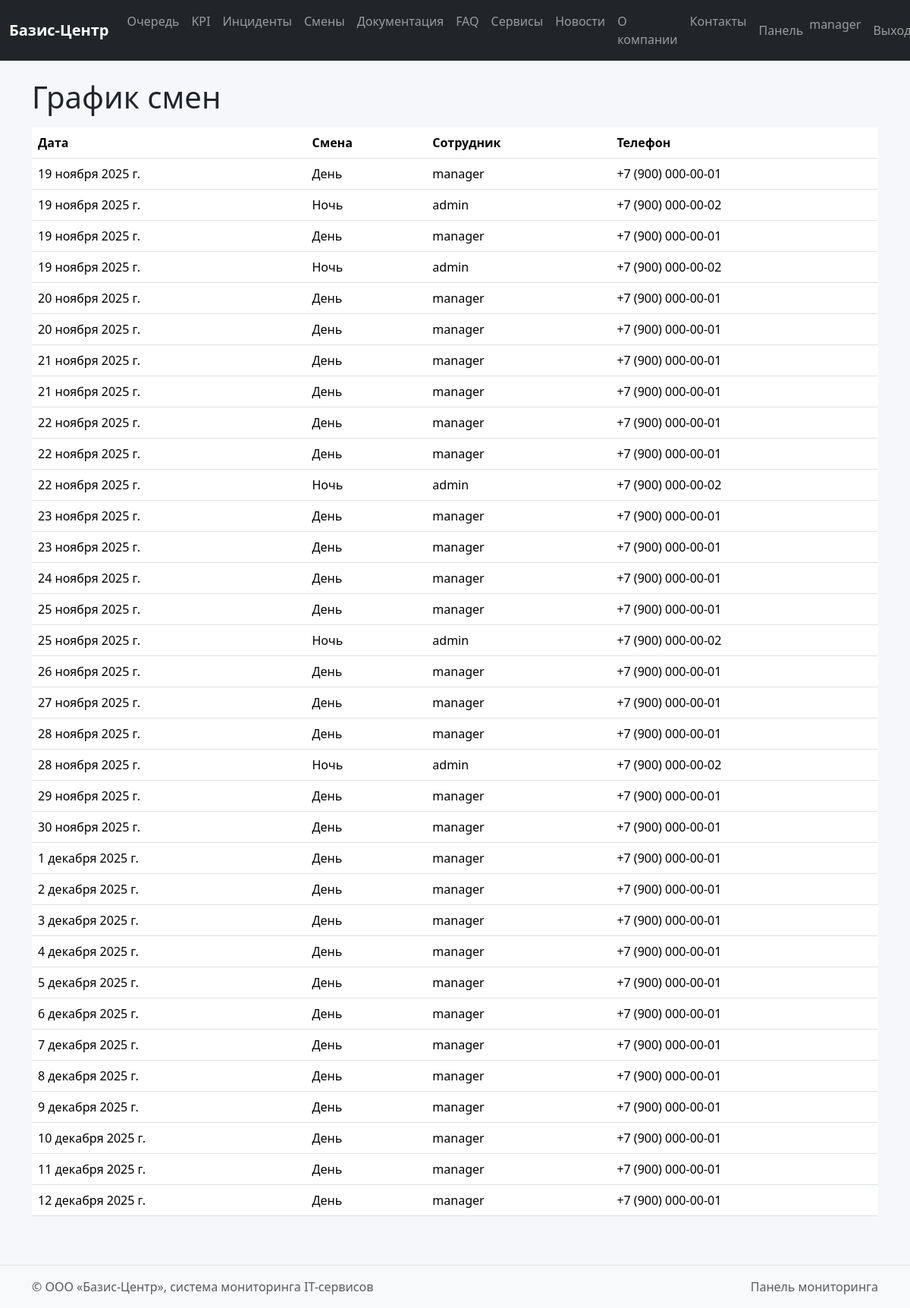
The page /dashboard/shifts/ (signed in) on the database its author committed.
### dashboard/models.py (models this page shows, shortened)
class Shift(models.Model):
    SHIFT_CHOICES = [
        ('day', 'День'),
        ('night', 'Ночь'),
    ]
    employee = models.ForeignKey(User, on_delete=models.CASCADE)
    date = models.DateField()
    shift = models.CharField(max_length=20, choices=SHIFT_CHOICES)
    comment = models.CharField(max_length=255, blank=True)
    phone = models.CharField(max_length=20)

### dashboard/views.py (the view)
# urls.py: path('shifts/', views.shifts_list, name='shifts_list'),
@login_required
def shifts_list(request):
    ensure_sample_data()
    role = get_role(request.user)
    if role not in ['admin', 'manager']:
        return HttpResponseForbidden('Доступ запрещён.')
    items = Shift.objects.select_related('employee').order_by('date')
    return render(request, 'dashboard/shifts_list.html', {'items': items})

### dashboard/views.py (called while the page is built, shortened)
def get_role(user):
    profile = getattr(user, 'profile', None)
    if profile:
        return profile.role
    if user.is_superuser:
        return 'admin'
    return 'client'

def ensure_sample_data():
    admin = User.objects.filter(username='admin').first()
    manager = User.objects.filter(username='manager').first()
    client = User.objects.filter(username='client').first()
    count_orders = OrderQueue.objects.count()
    count_inc = Incident.objects.count()
    count_shifts = Shift.objects.count()
    docs_dir = settings.MEDIA_ROOT / 'docs'
    os.makedirs(docs_dir, exist_ok=True)

### templates/dashboard/shifts_list.html (shortened to what this page needs)
{% extends 'base.html' %}
{% block content %}
<h1 class="mb-3">График смен</h1>
<table class="table table-hover">
  <thead><tr><th>Дата</th><th>Смена</th><th>Сотрудник</th><th>Телефон</th></tr></thead>
  <tbody>
    {% for s in items %}
    <tr>
      <td>{{ s.date }}</td>
      <td>{{ s.get_shift_display }}</td>
      <td>{{ s.employee }}</td>
      <td>{{ s.phone }}</td>
    </tr>
    {% empty %}
    <tr><td colspan="4" class="text-center text-muted">Смен пока нет.</td></tr>
    {% endfor %}
  </tbody>
</table>
{% endblock %}

### templates/base.html (shortened to what this page needs)
{% load static %}
<!doctype html>
<html lang="ru">
  <head>
    <link href="https://cdn.jsdelivr.net/npm/bootstrap@5.3.3/dist/css/bootstrap.min.css" rel="stylesheet">
    <link href="{% static 'css/style.css' %}" rel="stylesheet">
  </head>
  <body class="d-flex flex-column min-vh-100">
    <nav class="navbar navbar-expand-lg navbar-dark bg-dark mb-4">
      <div class="container-fluid">
        <a class="navbar-brand" href="{% url 'core:index' %}">Базис-Центр</a>
        <div class="collapse navbar-collapse" id="mainNav">
          <ul class="navbar-nav me-auto mb-2 mb-lg-0">
            <li class="nav-item"><a class="nav-link" href="{% url 'core:public_queue' %}">Очередь</a></li>
            <li class="nav-item"><a class="nav-link" href="{% url 'core:public_kpi' %}">KPI</a></li>
            <li class="nav-item"><a class="nav-link" href="{% url 'core:public_incidents' %}">Инциденты</a></li>
            <li class="nav-item"><a class="nav-link" href="{% url 'core:public_shifts' %}">Смены</a></li>
            <li class="nav-item"><a class="nav-link" href="{% url 'core:docs_public' %}">Документация</a></li>
            <li class="nav-item"><a class="nav-link" href="{% url 'core:faq' %}">FAQ</a></li>
            <li class="nav-item"><a class="nav-link" href="{% url 'core:services' %}">Сервисы</a></li>
            <li class="nav-item"><a class="nav-link" href="{% url 'core:news' %}">Новости</a></li>
            <li class="nav-item"><a class="nav-link" href="{% url 'core:about' %}">О компании</a></li>
            <li class="nav-item"><a class="nav-link" href="{% url 'core:contacts' %}">Контакты</a></li>
          </ul>
          <ul class="navbar-nav ms-auto">
            {% if user.is_authenticated %}
              <li class="nav-item"><a class="nav-link" href="{% url 'dashboard:home' %}">Панель</a></li>
              <li class="nav-item"><span class="navbar-text me-2">{{ user.username }}</span></li>
              <li class="nav-item"><a class="nav-link" href="{% url 'accounts:logout' %}">Выход</a></li>
            {% else %}
              <li class="nav-item"><a class="nav-link" href="{% url 'accounts:login' %}">Вход</a></li>
            {% endif %}
          </ul>
        </div>
      </div>
    </nav>
    <main class="container mb-5">
      {% block content %}{% endblock %}
    </main>
    <footer class="bg-light border-top py-3 mt-auto">
      <div class="container d-flex justify-content-between">
        <span class="text-muted">© ООО «Базис-Центр», система мониторинга IT-сервисов</span>
        <span class="text-muted">Панель мониторинга</span>
      </div>
    </footer>
  </body>
</html>

### static/css/style.css (style rules this page uses)
body { background-color:#f5f7fb; }
.navbar-brand { font-weight:600; }

### rows shown on the page
Shift: date "19 ноября 2025 г.", shift "День", employee "manager", phone "+7 (900) 000-00-01"
Shift: date "19 ноября 2025 г.", shift "Ночь", employee "admin", phone "+7 (900) 000-00-02"
Shift: date "19 ноября 2025 г.", shift "День", employee "manager", phone "+7 (900) 000-00-01"
Shift: date "19 ноября 2025 г.", shift "Ночь", employee "admin", phone "+7 (900) 000-00-02"
Shift: date "20 ноября 2025 г.", shift "День", employee "manager", phone "+7 (900) 000-00-01"
Shift: date "20 ноября 2025 г.", shift "День", employee "manager", phone "+7 (900) 000-00-01"
Shift: date "21 ноября 2025 г.", shift "День", employee "manager", phone "+7 (900) 000-00-01"
Shift: date "21 ноября 2025 г.", shift "День", employee "manager", phone "+7 (900) 000-00-01"
Shift: date "22 ноября 2025 г.", shift "День", employee "manager", phone "+7 (900) 000-00-01"
Shift: date "22 ноября 2025 г.", shift "День", employee "manager", phone "+7 (900) 000-00-01"
Shift: date "22 ноября 2025 г.", shift "Ночь", employee "admin", phone "+7 (900) 000-00-02"
Shift: date "23 ноября 2025 г.", shift "День", employee "manager", phone "+7 (900) 000-00-01"
Shift: date "23 ноября 2025 г.", shift "День", employee "manager", phone "+7 (900) 000-00-01"
Shift: date "24 ноября 2025 г.", shift "День", employee "manager", phone "+7 (900) 000-00-01"
Shift: date "25 ноября 2025 г.", shift "День", employee "manager", phone "+7 (900) 000-00-01"
Shift: date "25 ноября 2025 г.", shift "Ночь", employee "admin", phone "+7 (900) 000-00-02"
Shift: date "26 ноября 2025 г.", shift "День", employee "manager", phone "+7 (900) 000-00-01"
Shift: date "27 ноября 2025 г.", shift "День", employee "manager", phone "+7 (900) 000-00-01"
Shift: date "28 ноября 2025 г.", shift "День", employee "manager", phone "+7 (900) 000-00-01"
Shift: date "28 ноября 2025 г.", shift "Ночь", employee "admin", phone "+7 (900) 000-00-02"
Shift: date "29 ноября 2025 г.", shift "День", employee "manager", phone "+7 (900) 000-00-01"
Shift: date "30 ноября 2025 г.", shift "День", employee "manager", phone "+7 (900) 000-00-01"
Shift: date "1 декабря 2025 г.", shift "День", employee "manager", phone "+7 (900) 000-00-01"
Shift: date "2 декабря 2025 г.", shift "День", employee "manager", phone "+7 (900) 000-00-01"
Shift: date "3 декабря 2025 г.", shift "День", employee "manager", phone "+7 (900) 000-00-01"
Shift: date "4 декабря 2025 г.", shift "День", employee "manager", phone "+7 (900) 000-00-01"
Shift: date "5 декабря 2025 г.", shift "День", employee "manager", phone "+7 (900) 000-00-01"
Shift: date "6 декабря 2025 г.", shift "День", employee "manager", phone "+7 (900) 000-00-01"
Shift: date "7 декабря 2025 г.", shift "День", employee "manager", phone "+7 (900) 000-00-01"
Shift: date "8 декабря 2025 г.", shift "День", employee "manager", phone "+7 (900) 000-00-01"
Shift: date "9 декабря 2025 г.", shift "День", employee "manager", phone "+7 (900) 000-00-01"
Shift: date "10 декабря 2025 г.", shift "День", employee "manager", phone "+7 (900) 000-00-01"
Shift: date "11 декабря 2025 г.", shift "День", employee "manager", phone "+7 (900) 000-00-01"
Shift: date "12 декабря 2025 г.", shift "День", employee "manager", phone "+7 (900) 000-00-01"

### other values the page prints
{{ user.username }} "manager"
